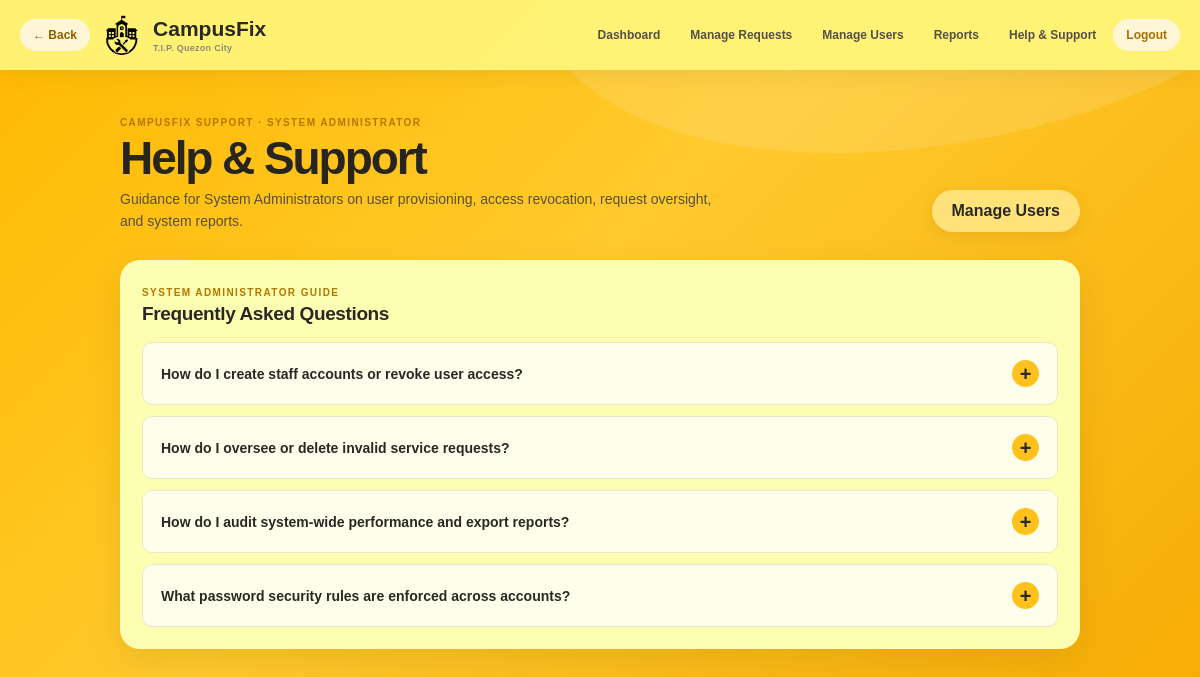
The page /help_support.php (signed in) on the database its author committed.
### tables this page shows
CREATE TABLE users (
    id INT AUTO_INCREMENT PRIMARY KEY,
    name VARCHAR(100) NOT NULL,
    email VARCHAR(150) NOT NULL UNIQUE,
    password VARCHAR(255) NOT NULL,
    role ENUM('requester','admin_staff','maintenance','itso','system_admin') NOT NULL DEFAULT 'requester',
    created_at TIMESTAMP DEFAULT CURRENT_TIMESTAMP
);

### config.php (called while the page is built, shortened)
<?php
$host = getenv("CAMPUSFIX_DB_HOST") ?: "localhost";
$user = getenv("CAMPUSFIX_DB_USER") ?: "root";
$pass = getenv("CAMPUSFIX_DB_PASSWORD") ?: "";
$db = getenv("CAMPUSFIX_DB_NAME") ?: "campusfix";
$port = (int)(getenv("CAMPUSFIX_DB_PORT") ?: 3306);
try {
    $conn = mysqli_init();
    $flags = 0;
    $conn->real_connect($host, $user, $pass, $db, $port, null, $flags);
} catch (mysqli_sql_exception $exception) {
    error_log("CampusFix database connection failed: " . $exception->getMessage());
    http_response_code(503);
    exit("CampusFix is temporarily unavailable. Please try again later.");
}
function require_login(): void {
    global $conn;
    $stmt = $conn->prepare("SELECT name, role FROM users WHERE id = ?");
    $stmt->bind_param("i", $_SESSION["user_id"]);
    $stmt->execute();
    $result = $stmt->get_result();
}
function role_label(string $role): string {
    return match ($role) {
        "admin_staff" => "Administrative Staff",
        "maintenance" => "Maintenance Personnel",
        "itso" => "ITSO Personnel",
        "system_admin" => "System Administrator",
        default => "Requester"
    };
}
?>

### help_support.php (the view, shortened to what this page needs)
<?php
require "config.php";
require_login();
$role = $_SESSION["role"] ?? "requester";
$roleTitle = role_label($role);
switch ($role) {
    case "system_admin":
        $primaryActionUrl = "manage_users.php";
        $primaryActionLabel = "Manage Users";
        $roleDescription = "Guidance for System Administrators on user provisioning, access revocation, request oversight, and system reports.";
        $faqs = [
            [
                "question" => "How do I create staff accounts or revoke user access?",
                "answer" => 'Open <a href="manage_users.php">Manage Users</a> to create Administrative Staff, Maintenance, ITSO, or System Administrator accounts. To remove an account, click <strong>Revoke Access</strong> beside the user in the Registered Accounts table.'
            ],
            [
                "question" => "How do I oversee or delete invalid service requests?",
                "answer" => 'In <a href="manage_requests.php">Manage Requests</a>, click <strong>Review</strong> on any request to assign personnel, update status, or use <strong>Delete Request</strong> to permanently remove duplicate or invalid records.'
            ],
            [
                "question" => "How do I audit system-wide performance and export reports?",
                "answer" => 'Visit <a href="reports.php">Reports</a> to inspect request volume trends, category distribution, average resolution time, and personnel workload, or export filtered records to CSV.'
            ],
            [
                "question" => "What password security rules are enforced across accounts?",
                "answer" => 'All newly created accounts must use passwords of at least 8 characters containing an uppercase letter, lowercase letter, number, and special character.'
            ]
        ];
        break;
}
?>
<!DOCTYPE html>
<html lang="en">
<head>
    <link rel="stylesheet" href="assets/style.css">
</head>
<body>
<?php include "partials/nav.php"; ?>
<main class="container support-page">
    <div class="page-heading">
        <div>
            <span class="eyebrow">CAMPUSFIX SUPPORT · <?= htmlspecialchars(strtoupper($roleTitle), ENT_QUOTES, "UTF-8") ?></span>
            <h1>Help &amp; Support</h1>
            <p class="muted"><?= htmlspecialchars($roleDescription, ENT_QUOTES, "UTF-8") ?></p>
        </div>
        <a class="btn" href="<?= htmlspecialchars($primaryActionUrl, ENT_QUOTES, "UTF-8") ?>"><?= htmlspecialchars($primaryActionLabel, ENT_QUOTES, "UTF-8") ?></a>
    </div>
    <section class="panel faq-panel" aria-label="Frequently asked questions">
        <div class="panel-title-row">
            <div><span class="eyebrow"><?= htmlspecialchars(strtoupper($roleTitle), ENT_QUOTES, "UTF-8") ?> GUIDE</span><h2>Frequently Asked Questions</h2></div>
        </div>
        <div class="faq-list">
            <?php foreach ($faqs as $index => $faq): ?>
                <article class="faq-item">
                    <h3>
                        <button class="faq-question" type="button" aria-expanded="false" aria-controls="faq-answer-<?= $index ?>">
                            <span><?= htmlspecialchars($faq["question"], ENT_QUOTES, "UTF-8") ?></span>
                            <span class="faq-toggle" aria-hidden="true">+</span>
                        </button>
                    </h3>
                </article>
            <?php endforeach; ?>
        </div>
    </section>
</main>
</body>
</html>

### assets/style.css (style rules this page uses)
:root { --yellow: #ffc21c; --yellow-light: #ffd95a; --yellow-dark: #e5a500; --orange: #f5a900; --black: #242321; --text: #292824; --muted: #77736b; --white: #ffffff; --line: #ece9e1; --green: #35a86b; --blue: #4a8fe8; --red: #db514a; --radius: 20px; --radius-sm: 10px; --radius-pill: 999px; --shadow: 0 12px 35px rgba(91, 63, 5, 0.12); --shadow-hover: 0 18px 42px rgba(91, 63, 5, 0.17); --shadow-lg: 0 25px 70px rgba(72, 50, 5, 0.22); --transition: 0.2s ease; --transition-slow: 0.3s ease; --container-width: 1180px; --container-padding: 40px; }
*, *::before, *::after { box-sizing: border-box; margin: 0; }
html { scroll-behavior: smooth; overflow-x: clip; }
body { min-height: 100vh; margin: 0; font-family: Arial, Helvetica, sans-serif; color: var(--text); background: linear-gradient(135deg, #ffb900 0%, #ffca2d 43%, #f5a900 100%); overflow-x: hidden; }
body::before, body::after { content: ""; position: fixed; border-radius: 50%; pointer-events: none; z-index: 0; }
body::before { width: 850px; height: 430px; top: -290px; right: -180px; background: rgba(255, 255, 255, 0.12); transform: rotate(-12deg); }
body::after { width: 1000px; height: 400px; bottom: -300px; left: -300px; background: rgba(255, 255, 255, 0.10); transform: rotate(10deg); }
a { color: var(--yellow-dark); text-decoration: none; }
h1, h2, h3, p { margin-top: 0; }
h1 { font-size: clamp(30px, 4vw, 46px); line-height: 0.98; font-weight: 900; letter-spacing: -0.045em; }
h2 { font-size: 19px; font-weight: 900; letter-spacing: -0.02em; }
.muted { color: var(--muted); line-height: 1.55; }
.eyebrow { display: inline-block; color: #b47700; font-size: 10px; font-weight: 900; letter-spacing: 0.14em; text-transform: uppercase; }
.btn, .authbtn { display: inline-flex; align-items: center; justify-content: center; gap: 8px; padding: 12px 20px; border: 0; border-radius: var(--radius-pill); font-weight: 700; text-decoration: none; cursor: pointer; transition: transform var(--transition), box-shadow var(--transition), background var(--transition); }
.btn { background: #ffe27a; color: var(--text); box-shadow: 0 5px 15px rgba(80, 55, 5, 0.10); }
.container { position: relative; z-index: 2; width: min(var(--container-width), calc(100% - var(--container-padding))); margin: 42px auto 70px; }
.page-heading, .dashboard-heading { display: flex; justify-content: space-between; align-items: flex-end; gap: 30px; margin-bottom: 28px; }
.page-heading > *, .dashboard-heading > *, .panel, .stat-card, .help-card, .review-panel, .report-chart-panel { min-width: 0; }
.page-heading h1, .dashboard-heading h1 { margin: 6px 0 8px; color: #28251f; }
.page-heading p, .dashboard-heading p { max-width: 600px; margin: 0; color: #594f3b; font-size: 14px; }
.panel, .request-card { background: #fcffb2; border: 0; border-radius: var(--radius); box-shadow: var(--shadow); }
.panel { padding: 22px; margin-top: 20px; }
.panel-title-row { display: flex; justify-content: space-between; align-items: center; gap: 15px; margin-bottom: 17px; }
.panel-title-row h2 { margin: 3px 0 0; }
.support-page { max-width: 960px; }
.faq-list { display: grid; gap: 11px; }
.faq-item { overflow: hidden; border: 1px solid #eee5c8; border-radius: var(--radius-sm); background: rgba(255, 255, 255, 0.74); }
.faq-item h3 { margin: 0; }
.faq-question { display: flex; width: 100%; justify-content: space-between; align-items: center; gap: 15px; padding: 17px 18px; border: 0; background: transparent; color: var(--text); text-align: left; font: inherit; font-size: 14px; font-weight: 800; cursor: pointer; }
.faq-toggle { display: grid; width: 27px; height: 27px; flex: 0 0 27px; place-items: center; border-radius: 50%; background: var(--yellow); font-size: 20px; line-height: 1; }

### rows shown on the page
users: role "SYSTEM ADMINISTRATOR", role "Guidance for System Administrators on user provisioning, access revocation, request oversight, and system reports.", role "Manage Users"

### other values the page prints
$faq["question"] "How do I create staff accounts or revoke user access?"
$faq["question"] "How do I oversee or delete invalid service requests?"
$faq["question"] "How do I audit system-wide performance and export reports?"
$faq["question"] "What password security rules are enforced across accounts?"
